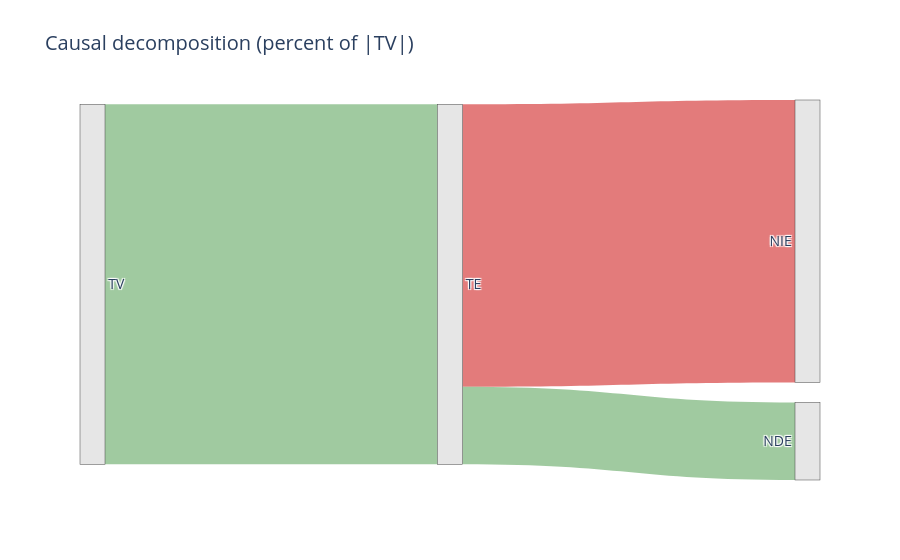

The notebook cell saved with this chart:
### Code cell
plot_effect_sankey_percent(
    te=effects["te_linear"],          #or effects["te"]
    se=effects["se"],
    nie=effects["nie_f"],
    nde=effects["nde"],
    se_decomp=effects["se_decomp"],
    nie_decomp=effects["nie_decomp"],
    title="Causal decomposition (percent of |TV|)",
)

### Figure 1 — Plotly figure (JSON) as saved in the notebook; plotly's stock layout.template omitted (floating-point values rounded to 4 significant figures)
{"data": [{"arrangement": "snap", "link": {"color": ["rgba(120,180,120,0.7)", "rgba(220,90,90,0.8)", "rgba(120,180,120,0.7)"], "label": ["TV → TE<br>effect = +0.1131<br>share ≈ 100.0% of |TV| (positive)", "TE → NIE<br>effect = -0.0761<br>share ≈ 78.5% of |TV| (negative)", "TE → NDE<br>effect = +0.0209<br>share ≈ 21.5% of |TV| (positive)"], "source": [4, 3, 3], "target": [3, 1, 0], "value": [100, 78.45, 21.55]}, "node": {"color": ["rgba(230,230,230,1)", "rgba(230,230,230,1)", "rgba(230,230,230,1)", "rgba(230,230,230,1)", "rgba(230,230,230,1)"], "label": ["NDE", "NIE", "SE", "TE", "TV"], "line": {"width": 0.5}, "pad": 20, "thickness": 25}, "type": "sankey"}], "layout": {"font": {"size": 14}, "title": {"text": "Causal decomposition (percent of |TV|)"}}}
